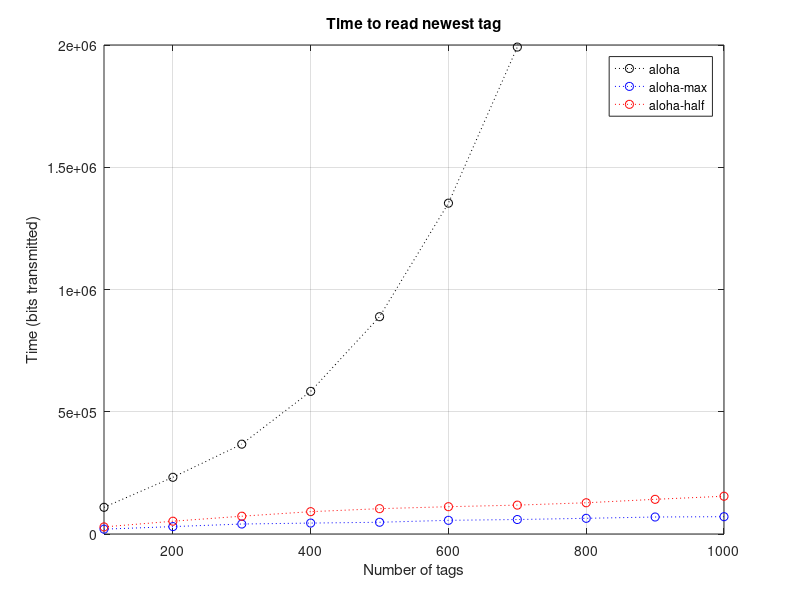
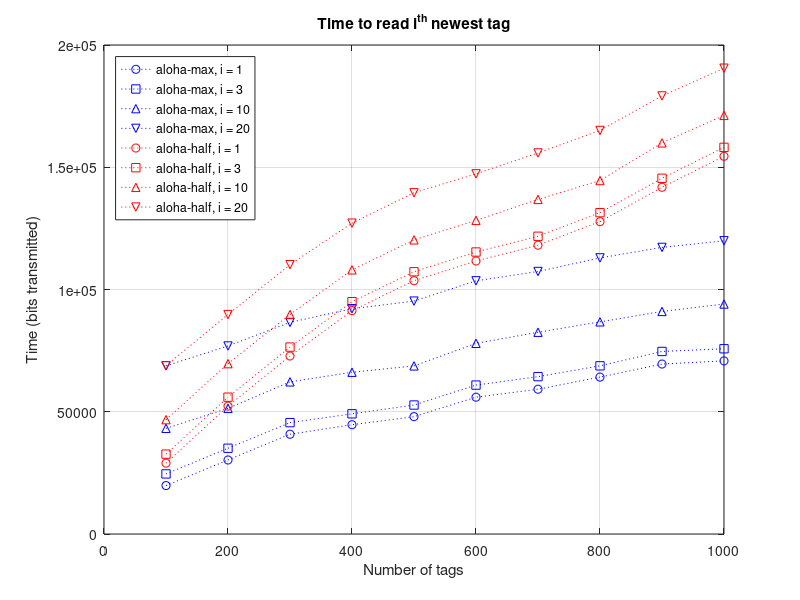
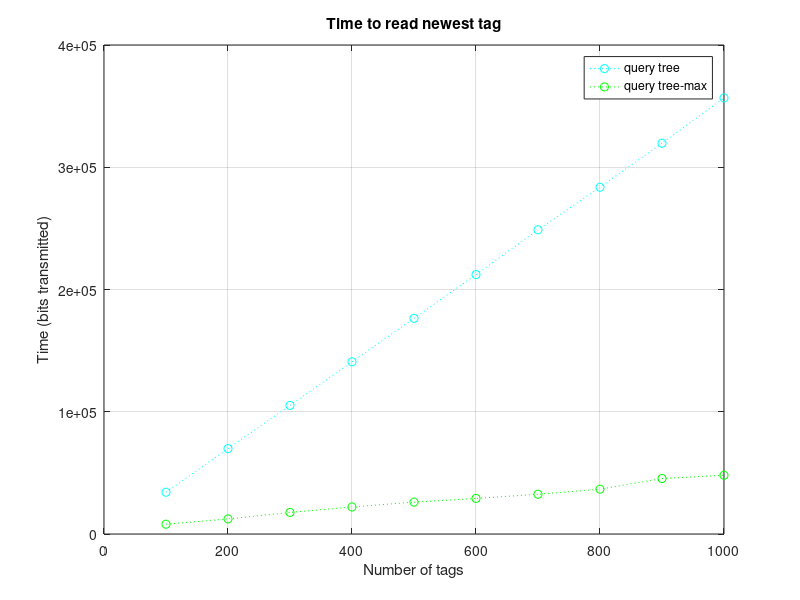
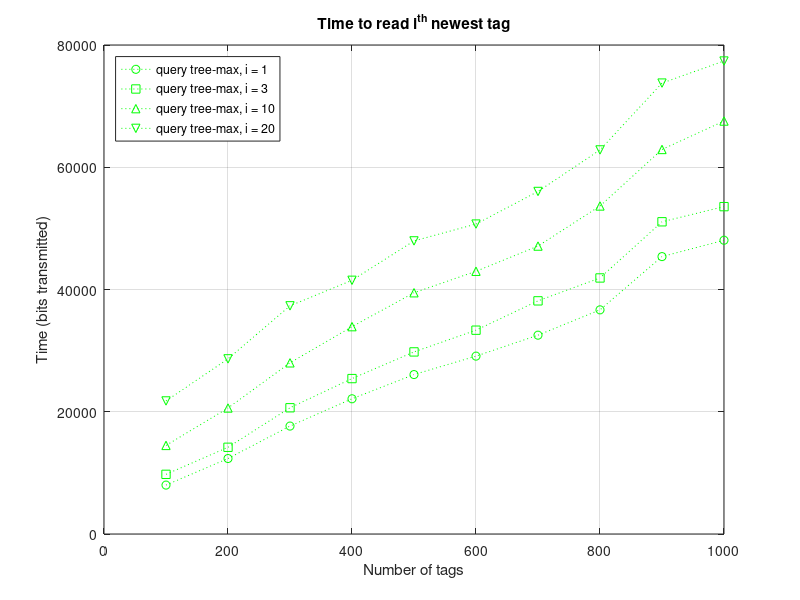

The MATLAB script that drew these images, in order:
% For NUM_RAND = 100 cases.

n = 100:100:1000;

% aloha, aloha-max, aloha-half
a = [109121.4800
231961.0800
367431.3500
583329.6500
888696.9100
1353184.2800
1991546.9000
2993716.7400
4446342.2500
6535160.4500];

am = [19804.6800
30271.7200
40805.4800
44700.2800
48000.2400
55959.4400
59215.6400
64174.3600
69514.9600
70800.8400];

ah = [28972.2400
52303.4800
72799.5200
91349.5200
103606.8800
111658.2800
118118.0400
127756.8800
141802.9600
154482.8400];

figure(1), plot(n,a,'k:o',n,am,'b:o',n,ah,'r:o');
axis([100 1000 0 2e6]);
title('Time to read newest tag');
xlabel('Number of tags');
ylabel('Time (bits transmitted)');
legend('aloha', 'aloha-max', 'aloha-half', 'location', 'northeast');
grid;

% aloha-max, aloha-half
am1 = [19804.6800
30271.7200
40805.4800
44700.2800
48000.2400
55959.4400
59215.6400
64174.3600
69514.9600
70800.8400];

am3 = [24573.3600
35075.9600
45554.4800
49159.8000
52751.0400
60906.9200
64363.6000
68780.7200
74662.3200
75767.2000];

am10 = [43213.0400
51373.3200
62229.1200
66155.8000
68760.5200
77969.6400
82510.5200
86767.9200
91017.5200
94061.9600];

am20 = [68784.6400
76906.5600
86542.8000
92155.7200
95251.2000
103552.9200
107370.2000
112932.3600
117222.5200
119938.1200];

ah1 = [28972.2400
52303.4800
72799.5200
91349.5200
103606.8800
111658.2800
118118.0400
127756.8800
141802.9600
154482.8400];

ah3 = [32664.8000
55959.4800
76455.5200
95023.8000
107262.8800
115332.5600
121774.0400
131431.1600
145495.5200
158138.8400];

ah10 = [46756.2800
69665.4800
89763.3600
108039.1600
120296.5200
128256.5200
136836.2400
144556.2000
159959.8800
171209.0400];

ah20 = [68820.2400
89755.2000
110156.8400
127141.7600
139563.6400
147304.2800
155847.4400
165054.5600
179172.1600
190512.7200];

figure(2), plot(n,am1,'b:o',n,am3,'b:s',n,am10,'b:^',n,am20,'b:v',...
                n,ah1,'r:o',n,ah3,'r:s',n,ah10,'r:^',n,ah20,'r:v');
title('Time to read i^{th} newest tag');
xlabel('Number of tags');
ylabel('Time (bits transmitted)');
legend('aloha-max, i = 1', 'aloha-max, i = 3', 'aloha-max, i = 10', 'aloha-max, i = 20', ...
       'aloha-half, i = 1', 'aloha-half, i = 3', 'aloha-half, i = 10', 'aloha-half, i = 20', ...
       'location', 'northwest');
grid;

% query tree, query tree-max
q = [34165.4600
69847.5400
105228.3200
140847.6400
176428.7600
212199.1200
248838.7200
283654.1800
319634.9200
356725.4200];

qm = [8002.8700
12349.0400
17657.2700
22121.8700
26083.9700
29100.6200
32527.3900
36672.1100
45381.7000
48057.5700];

figure(3), plot(n,q,'c:o',n,qm,'g:o');
title('Time to read newest tag');
xlabel('Number of tags');
ylabel('Time (bits transmitted)');
legend('query tree', 'query tree-max','location','northeast');
grid;

% query tree-max
qm1 = [8002.8700
12349.0400
17657.2700
22121.8700
26083.9700
29100.6200
32527.3900
36672.1100
45381.7000
48057.5700];

qm3 = [9761.9900
14187.7400
20652.2400
25426.9400
29790.0300
33344.4900
38143.6900
41888.1900
51078.1000
53557.8700];

qm10 = [14489.3700
20612.6200
28003.1200
33921.2300
39467.9400
42980.1700
47104.1900
53664.4800
62906.5900
67559.3200];

qm20 = [21767.9100
28653.4000
37330.4300
41506.0400
47952.1900
50707.0700
56040.3800
62833.1900
73770.3500
77378.7900];

figure(4), plot(n,qm1,'g:o',n,qm3,'g:s',n,qm10,'g:^',n,qm20,'g:v');
title('Time to read i^{th} newest tag');
xlabel('Number of tags');
ylabel('Time (bits transmitted)');
legend('query tree-max, i = 1', 'query tree-max, i = 3', 'query tree-max, i = 10', 'query tree-max, i = 20', ...
       'location', 'northwest');
grid;

% query tree, timeslots-query tree
q = [34165.46
69847.54
105228.32
140847.64
176428.76
212199.12
248838.72
283654.18
319634.92
356725.42];

ts = [19769.86
19518.67
19631.05
19480.94
19397.11
19309.49
19421.62
19310.44
19288.27
19172.63];

figure(5), plot(n,q,'c:o',n,ts,'m:o');
title('Time to read newest tag');
xlabel('Number of tags');
ylabel('Time (bits transmitted)');
legend('query tree', 'timeslots-query tree');
grid;

% all

figure(6), plot(n,a,'k:o',n,am,'b:o',n,ah,'r:o',n,q,'c:o',n,qm,'g:o',n,ts,'m:o');
axis([100 1000 0 5e5]);
title('Time to read newest tag');
xlabel('Number of tags');
ylabel('Time (bits transmitted)');
legend('aloha', 'aloha-max', 'aloha-half', 'query tree', 'query tree-max', 'timeslots-query tree');
%       'aloha-half, i = 1', 'aloha-half, i = 3', 'aloha-half, i = 10', 'aloha-half, i = 20', ...
%       'location', 'northwest');
grid;